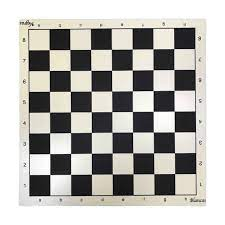
#> input picture Imagenes/ajedrez.jpeg, 225 x 225 px
$ jupyter execute lista2.ipynb
#> lines starting #> are read from the running program, lines starting #| are printed output that depends on the picture; after the words box and inside, x2 and y2 are one past the last pixel; in counts of white or black regions, pixels touching at a corner belong together
#> further down, image is the input picture: shape (225, 225, 3); mean R, G, B 182.4, 180.9, 176.8
# Lista 2

## Universidad del valle de Guatemala
### Vision por computadora

[cell 1]
import numpy as np
from PIL import Image
from matplotlib import pyplot as plt

### Filtro de Convelved2d

[cell 2]
def convolve2d(image, kernel):
    kernel = np.flipud(np.fliplr(kernel))  # Flip the kernel
    output = np.zeros_like(image)  # convolution output
    # Add zero padding to the input image
    image_padded = np.zeros((image.shape[0] + kernel.shape[0] - 1, image.shape[1] + kernel.shape[1] - 1))
    image_padded[kernel.shape[0]//2:-kernel.shape[0]//2 + 1, kernel.shape[1]//2:-kernel.shape[1]//2 + 1] = image
    for x in range(image.shape[1]):     # Loop over every pixel of the image
        for y in range(image.shape[0]):
            # element-wise multiplication of the kernel and the image
            output[y,x]=(kernel*image_padded[y:y+kernel.shape[0],x:x+kernel.shape[1]]).sum()
    return output

### Harris Detector

[cell 3]
def harris_corner_detector(image, threshold=0.01):
    # Convertir la imagen a escala de grises
    gray = np.dot(image[...,:3], [0.2989, 0.5870, 0.1140])

    # Filtros de Sobel para calcular las derivadas
    sobelx = np.array([[-1, 0, 1], [-2, 0, 2], [-1, 0, 1]])
    sobely = np.array([[-1, -2, -1], [0, 0, 0], [1, 2, 1]])

    # Convolución de la imagen con los filtros de Sobel
    Ix = convolve2d(gray, sobelx)
    Iy = convolve2d(gray, sobely)

    # Productos de las derivadas
    Ixx = Ix * Ix
    Ixy = Ix * Iy
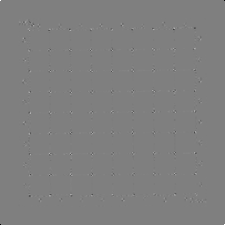
#> Ixy: shape (225, 225) float64; min -585108, max 585108, mean 2.4; drawn with min black and max white
    Iyy = Iy * Iy

    # Aplicar una función de ventana Gaussiana para suavizar los productos de las derivadas
    kernel_size = 5
    sigma = 1.5
    gauss = np.outer(np.exp(-(np.arange(-kernel_size//2, kernel_size//2+1)**2)/(2*sigma**2)),
                     np.exp(-(np.arange(-kernel_size//2, kernel_size//2+1)**2)/(2*sigma**2)))
    Ixx = convolve2d(Ixx, gauss)
    Ixy = convolve2d(Ixy, gauss)
    Iyy = convolve2d(Iyy, gauss)

    # Calcular el determinante y la traza de la matriz de covarianza en cada punto
    det = Ixx * Iyy - Ixy ** 2
    trace = Ixx + Iyy
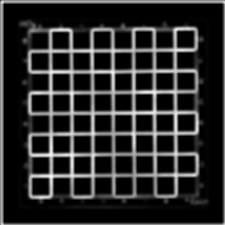
#> trace: shape (225, 225) float64; min 0, max 5357222, mean 926264.2; drawn with min black and max white

    # Calcular la respuesta de Harris para cada punto
    harris_response = det - 0.04 * trace ** 2
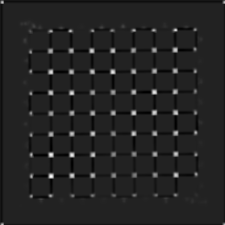
#> harris_response: shape (225, 225) float64; min -9.53e+11, max 6.01e+12, mean 2.59e+10; drawn with min black and max white

    # Obtener los puntos de esquina (supresión de no máximos)
    corner_points = np.zeros_like(harris_response)
    corner_points[harris_response > threshold * harris_response.max()] = 255

    return corner_points

### Ejemplo 1

[cell 4]
# Cargar la imagen
image = np.array(Image.open('./Imagenes/ajedrez.jpeg'))

# Llamar a la función del detector de esquinas de Harris
corner_points = harris_corner_detector(image)
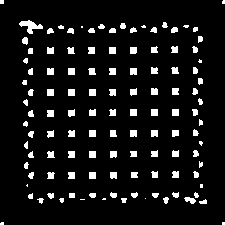
#> corner_points: shape (225, 225) float64; 8% white; 117 white regions (16 under 20 px), largest, box (x1, y1, x2, y2) and area: (19, 20, 43, 34) 154, (184, 197, 196, 204) 52, (109, 47, 116, 54) 49

# Mostrar las esquinas detectadas
plt.imshow(corner_points, cmap='gray')
plt.axis('off')
plt.show()

### Ejemplo 2

[cell 5]
# Cargar la imagen
image2 = np.array(Image.open('./Imagenes/ventanas.jpeg'))
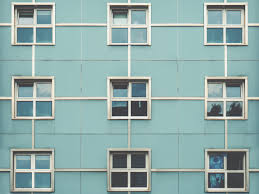
#> input picture Imagenes/ventanas.jpeg, 259 x 194 px
#> image2 is the input picture: shape (194, 259, 3); mean R, G, B 144.8, 172.7, 170.4

# Llamar a la función del detector de esquinas de Harris
corner_points2 = harris_corner_detector(image2)
#> call 2 of harris_corner_detector, with threshold = 0.01
#> in harris_corner_detector (call 2), `gray = np.dot(image[...,:3], [0.2989, 0.5870, 0.1140])`:
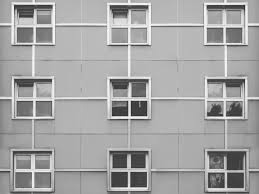
#> gray: shape (194, 259) float64; min 41.84, max 255, mean 164
#> after the loop in convolve2d (call 9), `for x in range(image.shape[1]):`:
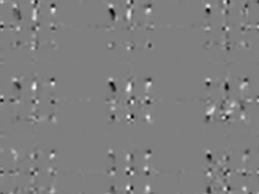
#> output: shape (194, 259) float64; min -381074.2, max 380712.3, mean 584.2; drawn with min black and max white
#> after the loop in convolve2d (call 10), `for x in range(image.shape[1]):`:
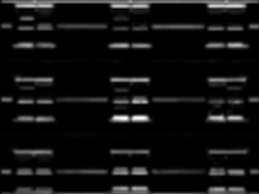
#> output: shape (194, 259) float64; min 0, max 3833821.2, mean 271264.1; drawn with min black and max white
#> in harris_corner_detector (call 2), `harris_response = det - 0.04 * trace ** 2`:
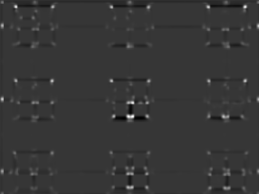
#> harris_response: shape (194, 259) float64; min -5.78e+11, max 2.11e+12, mean 5.53e+09; drawn with min black and max white
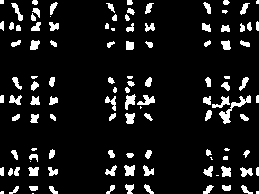
#> corner_points2: shape (194, 259) float64; 9.7% white; 113 white regions (19 under 20 px), largest, box (x1, y1, x2, y2) and area: (219, 95, 251, 124) 222, (137, 95, 155, 105) 101, (125, 94, 136, 110) 99

# Mostrar las esquinas detectadas
plt.imshow(corner_points2, cmap='gray')
plt.axis('off')
plt.show()
